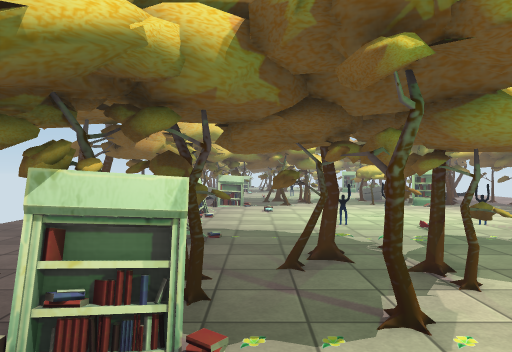
View 1 (above)

19 first-person views from a walk through a scene from a Unity 3-D project. The camera is 1.4 m above the floor, looks level and sees 70° across. The floor is counted in squares, 2 m on a side. Each view is taken from the middle of a square. On the plan, view 1 faces up. The plan holds only what a view shows up to about 11 squares ahead; the rest is blank. Some animated figures are not drawn. Some surface patterns are stand-ins.

View 2
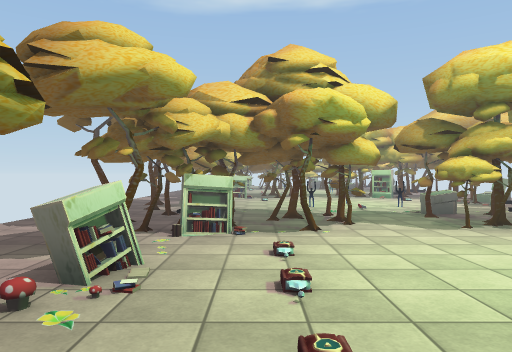

View 3
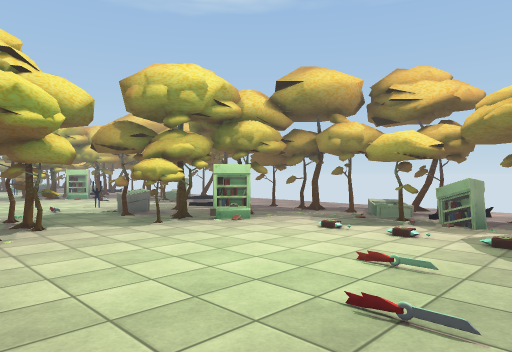

View 4
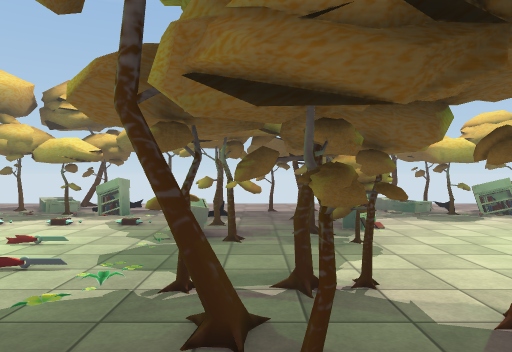

View 5
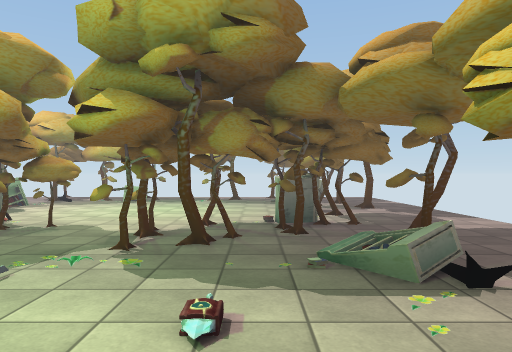

View 6
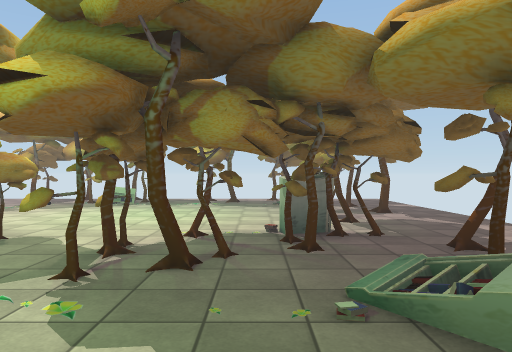

View 7
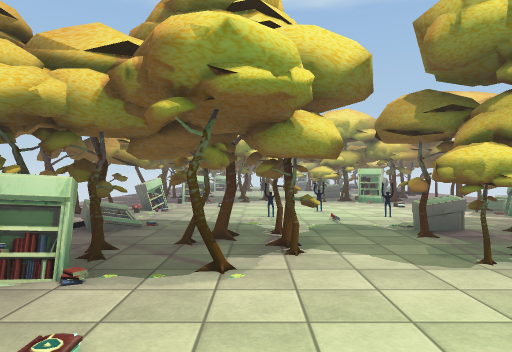

View 8
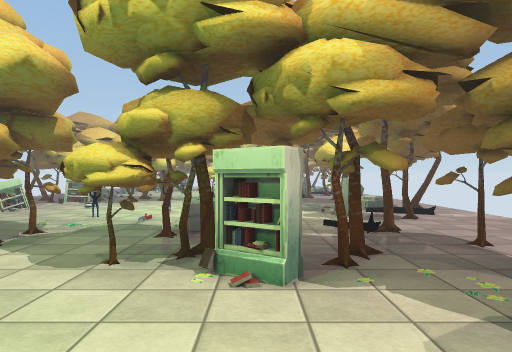

View 9
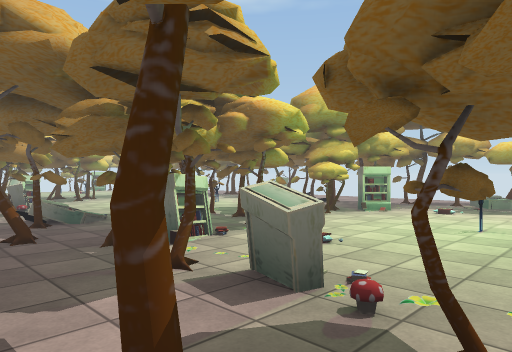

View 10
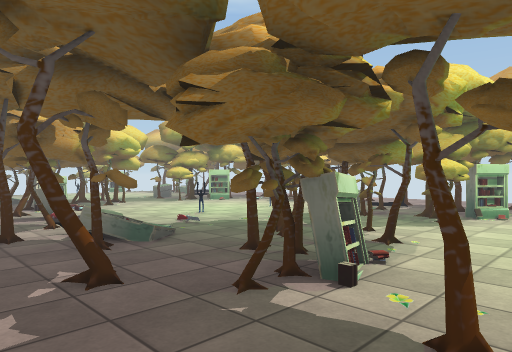

View 11
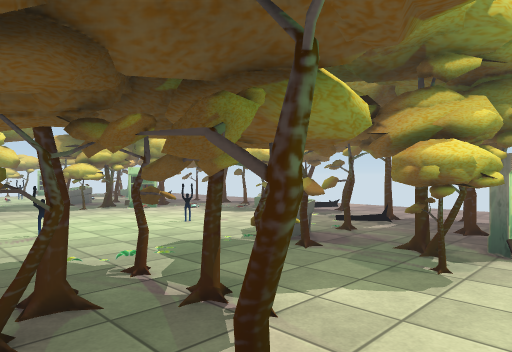

View 12
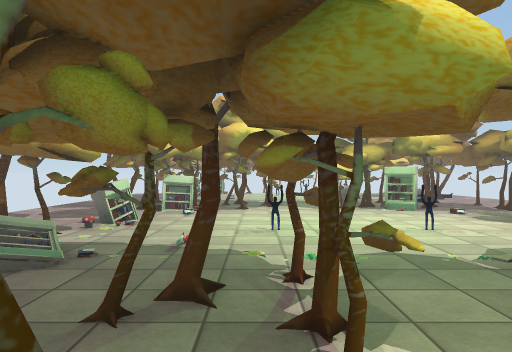

View 13
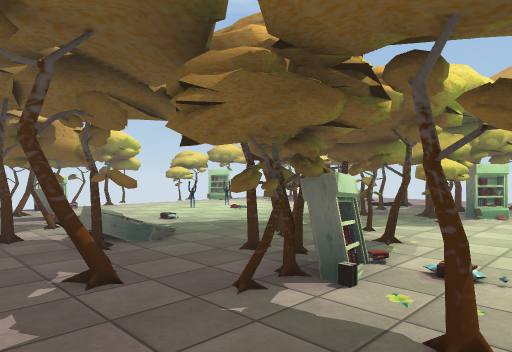

View 14
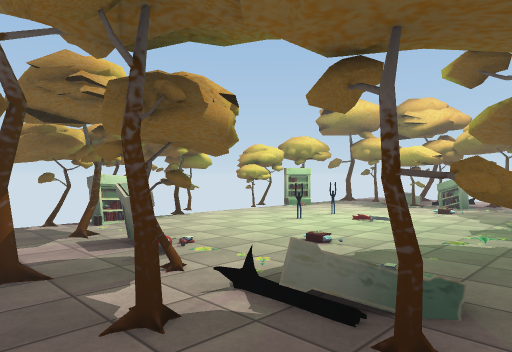

View 15
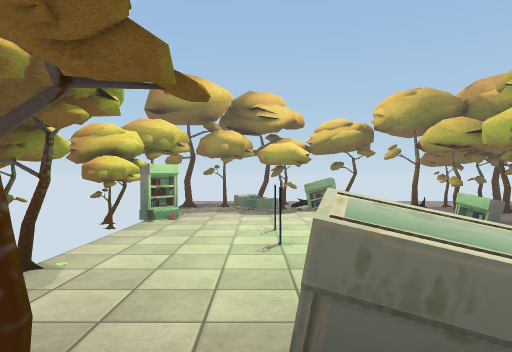

View 16
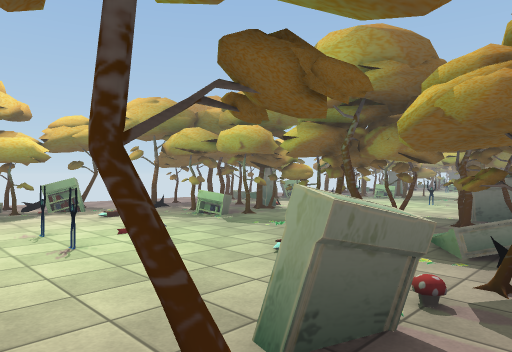

View 17
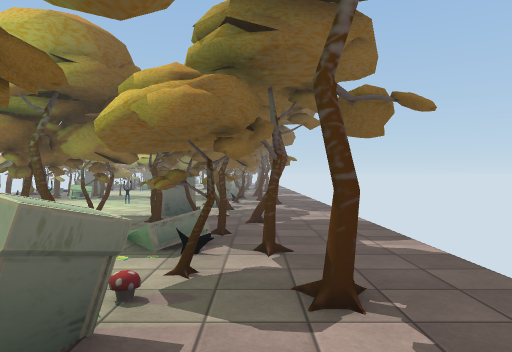

View 18
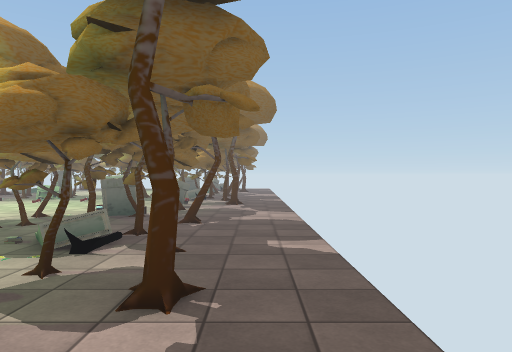

View 19
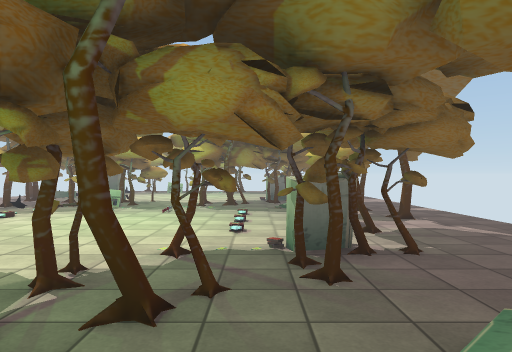

### Floor plan
Key: @ floor where view 1 was taken; # wall or solid block; x gap in a wall; . floor; / step, stairs or slope; = window, fence, low wall or low ledge; T thing the floor can be seen under or through; O other object.
Columns run from 3 left of view 1 to 8 right of it. Each row starts with its distance up from view 1.
 23   ### xx #
 22  .x......##
 21 ..x..OO../##
 20 .##......##
 19 ............
 18 ..#....T T..
 17 ....#.TT=T..
 16 .####xTTTT..
 15 ......../T
 14 ........./
 13 .##.O.O..##
 12 ............
 11 ..#....###..
 10 ....#.##=#..
  9 .####x####..
  8 .........##.
  7 ........./##
  6 .##..O...##
  5 ....O.O.....
  4 ..#....TTT..
  3 ....#.T =T..
  2 .####xTTTT..
  1 .........T .
  0 ...@...../##
 -1 .##......##
 -2 ............
 -3 ..#....###..
 -4 ....#.## #..
 -5 .####x####..
 -6 .........##
 -7 ........./##
 -8 .##......##
 -9 .. ........
-10 .. ....#x#
-11 .. .#.#..x.
-12   #....#x#.

Positions as (right, up) in squares from view 1, and headings:
1: (0, 0), facing up
2: (0, -3), facing up
3: (0, -3), facing up-right
4: (-1, -4), facing right
5: (0, 0), facing down
6: (0, -1), facing down
7: (1, -1), facing up
8: (4, -1), facing up
9: (-3, 5), facing up-right
10: (-3, 7), facing up-right
11: (0, 8), facing up-right
12: (1, 8), facing up
13: (-3, 14), facing up-right
14: (-3, 17), facing up-right
15: (-2, 21), facing right
16: (-2, 22), facing down-right
17: (-2, 22), facing down
18: (-3, 8), facing down
19: (0, 5), facing down
